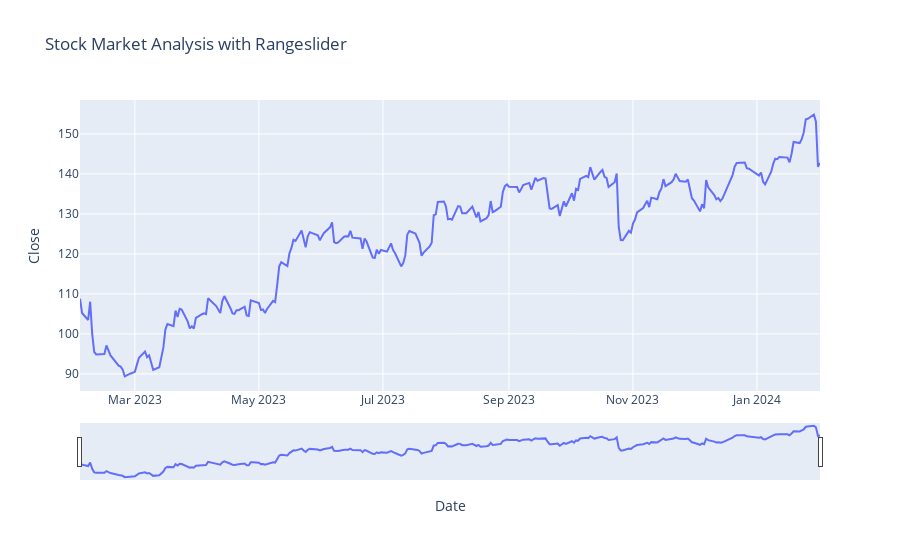

Notebook code for this chart:
### Markdown cell above
## `Range Slider` with a `Line Chart`

A range slider is another valuable tool to analyze the stock market. It helps to analyze the stock market between two specific points by interactively selecting the time period we want to focus on.

### Code cell
line_c = px.line(data, x = 'Date', y = 'Close', 
                 title = 'Stock Market Analysis with Rangeslider')

line_c.update_xaxes(rangeslider_visible = True)

line_c.show()

### Figure 1 — Plotly figure (JSON) as saved in the notebook; plotly's stock layout.template omitted (floating-point values rounded to 4 significant figures; data arrays with more than 128 entries replaced by an {"elided": "..."} marker saying what was removed)
{"data": [{"hovertemplate": "Date=%{x}<br>Close=%{y}<extra></extra>", "legendgroup": "", "line": {"color": "#636efa", "dash": "solid"}, "marker": {"symbol": "circle"}, "mode": "lines", "name": "", "orientation": "v", "showlegend": false, "type": "scatter", "x": {"elided": "251 str values"}, "xaxis": "x", "y": {"elided": "251 float values"}, "yaxis": "y"}], "layout": {"legend": {"tracegroupgap": 0}, "title": {"text": "Stock Market Analysis with Rangeslider"}, "xaxis": {"anchor": "y", "domain": [0, 1], "rangeslider": {"visible": true}, "title": {"text": "Date"}}, "yaxis": {"anchor": "x", "domain": [0, 1], "title": {"text": "Close"}}}}
